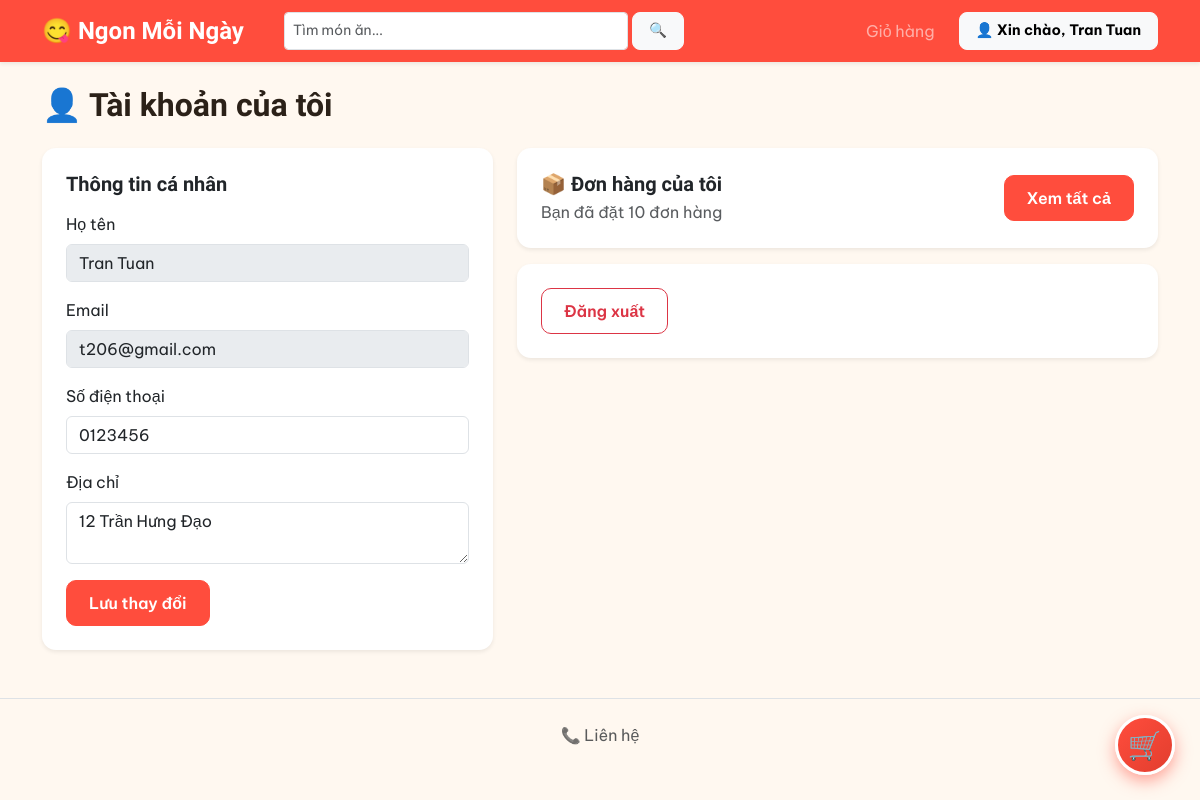
Screenshot of /tai_khoan.php (signed in) with the database file from the repository.
### tables this page shows
CREATE TABLE `nguoi_dung` (
  `id` int(11) NOT NULL,
  `ho_ten` varchar(100) NOT NULL,
  `email` varchar(100) NOT NULL,
  `mat_khau` varchar(255) NOT NULL,
  `sdt` varchar(15) DEFAULT NULL,
  `dia_chi` varchar(255) DEFAULT NULL,
  `vai_tro` enum('khach_hang','admin') DEFAULT 'khach_hang',
  `ngay_tao` datetime DEFAULT current_timestamp()
);

### tai_khoan.php (the view, shortened to what this page needs)
<?php
include 'includes/header.php';
include 'config/ketnoi.php';
$stmt = $conn->prepare("SELECT * FROM nguoi_dung WHERE id = ?");
$stmt->bind_param("i", $_SESSION['id_nguoi_dung']);
$stmt->execute();
$tt = $stmt->get_result()->fetch_assoc();
$dem = $conn->prepare("SELECT COUNT(*) as tong FROM don_hang WHERE id_nguoi_dung = ?");
$dem->bind_param("i", $_SESSION['id_nguoi_dung']);
$dem->execute();
$so_don = $dem->get_result()->fetch_assoc()['tong'];
?>
<div class="container my-4">
    <h2 class="fw-bold mb-4">👤 Tài khoản của tôi</h2>
    <div class="row g-4">
        <div class="col-md-5">
            <div class="card shadow-sm border-0">
                <div class="card-body p-4">
                    <h5 class="fw-bold mb-3">Thông tin cá nhân</h5>
                    <form method="POST">
                        <div class="mb-3">
                            <label class="form-label">Họ tên</label>
                            <input type="text" class="form-control" value="<?php echo htmlspecialchars($tt['ho_ten']); ?>" disabled>
                        </div>
                        <div class="mb-3">
                            <label class="form-label">Email</label>
                            <input type="text" class="form-control" value="<?php echo htmlspecialchars($tt['email']); ?>" disabled>
                        </div>
                        <div class="mb-3">
                            <label class="form-label">Số điện thoại</label>
                            <input type="text" name="sdt" class="form-control" value="<?php echo htmlspecialchars($tt['sdt'] ?? ''); ?>">
                        </div>
                        <div class="mb-3">
                            <label class="form-label">Địa chỉ</label>
                            <textarea name="dia_chi" class="form-control"><?php echo htmlspecialchars($tt['dia_chi'] ?? ''); ?></textarea>
                        </div>
                        <button type="submit" class="btn btn-brand">Lưu thay đổi</button>
                    </form>
                </div>
            </div>
        </div>
        <div class="col-md-7">
            <div class="card shadow-sm border-0 mb-3">
                <div class="card-body p-4 d-flex justify-content-between align-items-center">
                    <div>
                        <h5 class="fw-bold mb-1">📦 Đơn hàng của tôi</h5>
                        <p class="text-muted mb-0">Bạn đã đặt <?php echo $so_don; ?> đơn hàng</p>
                    </div>
                    <a href="donhang/don_hang_cua_toi.php" class="btn btn-brand">Xem tất cả</a>
                </div>
            </div>
            <div class="card shadow-sm border-0">
                <div class="card-body p-4">
                    <a href="auth/dang_xuat.php" class="btn btn-outline-danger">Đăng xuất</a>
                </div>
            </div>
        </div>
    </div>
</div>
<?php include 'includes/footer.php'; ?>

### assets/css/style.css (style rules this page uses)
:root { --primary: #FF4D3D; --primary-dark: #E23E2E; --primary-light: #FFE4DE; --secondary: #0D9488; --accent: #FFB703; --dark: #2B2118; --bg-page: #FFF8F0; --muted: #8A7F72; }
body { font-family: 'Be Vietnam Pro', sans-serif; color: var(--dark); background: var(--bg-page); }
h1, h2, h3, h4, h5, h6, .navbar-brand, .card-title { font-family: 'Baloo 2', sans-serif; font-weight: 700; }
.btn-brand { background: var(--primary); border-color: var(--primary); color: #fff; }
.btn { padding: 10px 22px; font-size: 1rem; font-weight: 600; border-radius: 10px; transition: all 0.15s ease; }
.card { border-radius: 14px !important; }

### rows the page displays
nguoi_dung: ho_ten "Tran Tuan", email "t206@gmail.com", sdt "0123456", dia_chi "12 Trần Hưng Đạo"

### other values shown
$_SESSION['ho_ten'] "Tran Tuan"
$so_don "10"
